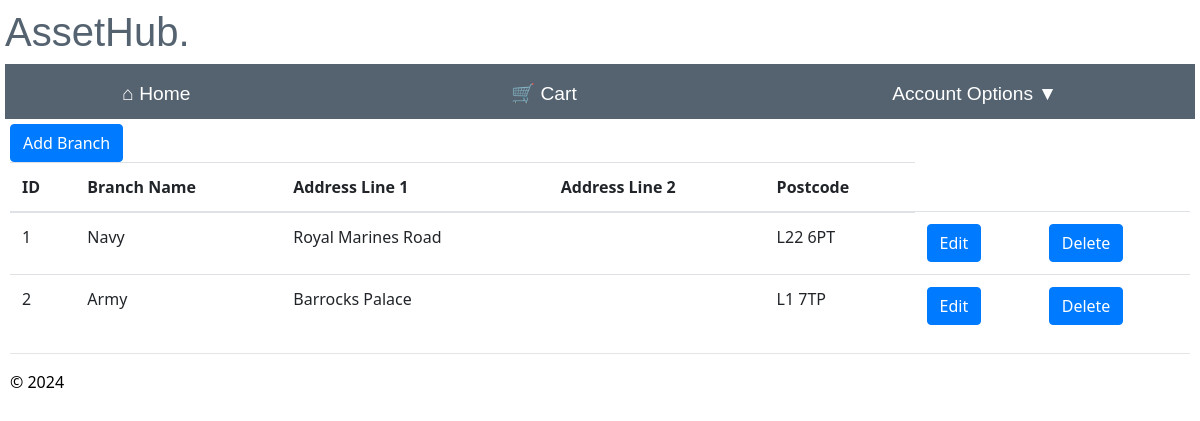
The app's page /maintain_branch (signed in), older data.
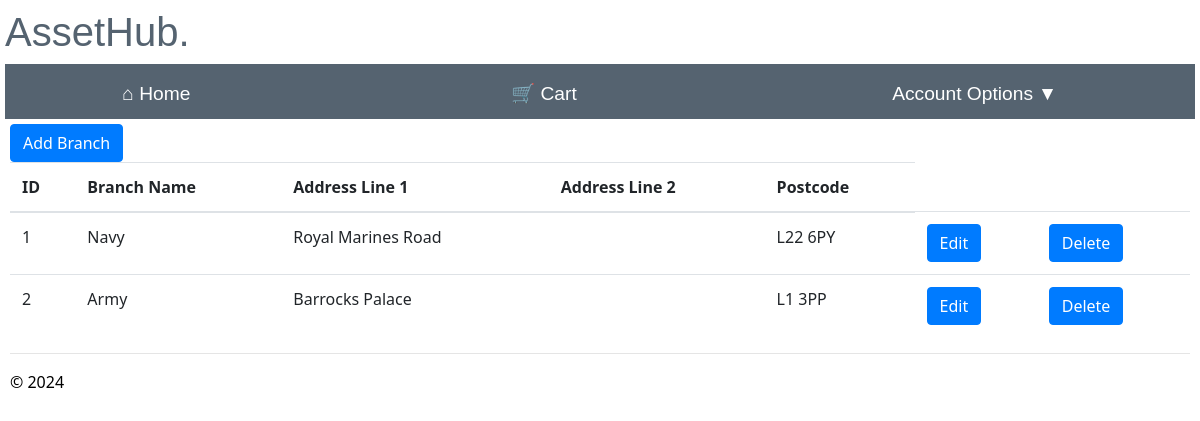
The same page, newer data.
### app/models/models.py (models this page shows)
class Branch(db.Model):
    __tablename__ = 'branch'
    branch_id = db.Column(db.Integer, primary_key=True, nullable=False)
    branch_name = db.Column(db.String(50), nullable=False)
    address_line1 = db.Column(db.String(225), nullable=False)
    address_line2 = db.Column(db.String(225), nullable=True)
    postcode = db.Column(db.String(8), nullable=False)

### app/admin/routes.py (the view)
@bp.route("/maintain_branch")
@login_required
@check_is_admin
def maintain_branch():
    try:
        branch= Branch.query.all()
        current_app.logger.info('Username: %s accessed maintain branches', current_user.username)
        return render_template('maintain_branch.html',branch=branch)
    except Exception as e:
        flash("An error occurred retrieving branches.")
        current_app.logger.warning('Error during retrieving all users: %s', str(e))
        return redirect(url_for('main.home'))

### app/admin/routes.py (called while the page is built)
def check_is_admin(func):
    @wraps(func)
    def decorated_function(*args, **kwargs):
        if current_user.role == 'admin':
            return func(*args, **kwargs)
        else:
            current_app.logger.critical('Username: %s accessed attempted to access %s', current_user.username,func.__name__)
            flash("You are not authorised to access this page")
            return redirect(url_for("main.home"))
    return decorated_function

### app/admin/templates/maintain_branch.html (shortened to what this page needs)
{% extends "layout.html" %}
{% block content %}
<td><a href='{{url_for("admin.add_branch")}}' class='btn btn-primary'>Add Branch</a></td>
<table class="table table-hover">
  <thead class="tables">
        <th>ID</th>
        <th>Branch Name</th>
        <th>Address Line 1</th>
        <th>Address Line 2</th>
        <th>Postcode </th>
    </thead>
    <tbody>
     {% for branch in branch %}
      <tr>
        <td>{{branch.branch_id}}</td>
        <td>{{branch.branch_name}}</td>
        <td>{{branch.address_line1}}</td>
        <td>{{branch.address_line2}}</td>
        <td>{{branch.postcode}}</td>
        <td><a href='{{url_for("admin.edit_branch", branch_id=branch.branch_id)}}' class='btn btn-primary'>Edit</a></td>
        <td>
          <form method="POST" action="/delete_branch/">
            <input type="submit" class='btn btn-primary' value="Delete" onclick='return confirm("Are you sure you want to delete this branch?")'>
          </form>
         </td>
      </tr>
     {%endfor%}
    </tbody>
  </table>
{% endblock %}

Row changes from the older to the newer data that the page shows:
changed Branch "Navy": postcode "L22 6PT" → "L22 6PY"
changed Branch "Army": postcode "L1 7TP" → "L1 3PP"
